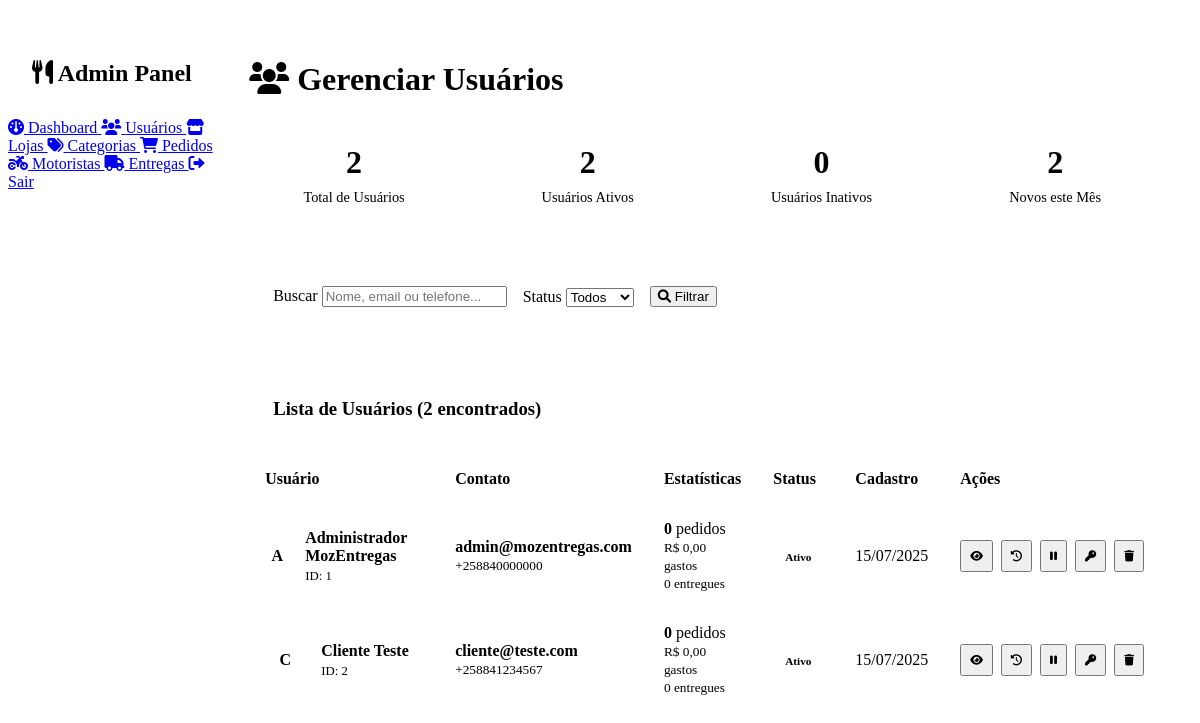
The app's page /admin/usuarios.php (signed in) with its own data.
### tables this page shows
CREATE TABLE IF NOT EXISTS usuarios (
    id INT AUTO_INCREMENT PRIMARY KEY,
    nome VARCHAR(100) NOT NULL,
    email VARCHAR(150) UNIQUE NOT NULL,
    telefone VARCHAR(20) UNIQUE,
    senha VARCHAR(255) NOT NULL,
    endereco TEXT,
    data_nascimento DATE,
    ativo BOOLEAN DEFAULT TRUE,
    email_verificado BOOLEAN DEFAULT FALSE,
    is_admin BOOLEAN DEFAULT FALSE,  
    token_verificacao VARCHAR(100),
    token_recuperacao VARCHAR(100),
    expiracao_token_recuperacao DATETIME,
    created_at TIMESTAMP DEFAULT CURRENT_TIMESTAMP,
    updated_at TIMESTAMP DEFAULT CURRENT_TIMESTAMP ON UPDATE CURRENT_TIMESTAMP,
    
     
    INDEX idx_email (email),
    INDEX idx_telefone (telefone),
    INDEX idx_ativo (ativo),
    INDEX idx_is_admin (is_admin)
);

### admin/usuarios.php (the view, shortened to what this page needs)
<?php
$pdo = getConnection();
$search = $_GET['search'] ?? '';
$page = intval($_GET['page'] ?? 1);
$per_page = 20;
$offset = ($page - 1) * $per_page;
$where_conditions = [];
$params = [];
$where_clause = $where_conditions ? 'WHERE ' . implode(' AND ', $where_conditions) : '';
$count_sql = "SELECT COUNT(*) FROM usuarios $where_clause";
$stmt = $pdo->prepare($count_sql);
$stmt->execute($params);
$total_users = $stmt->fetchColumn();
$sql = "
    SELECT u.*,
           COUNT(p.id) as total_pedidos,
           COALESCE(SUM(p.total), 0) as total_gasto,
           MAX(p.created_at) as ultimo_pedido,
           COUNT(CASE WHEN p.status = 'entregue' THEN 1 END) as pedidos_entregues
    FROM usuarios u
    LEFT JOIN pedidos p ON u.id = p.usuario_id
    $where_clause
    GROUP BY u.id
    ORDER BY u.created_at DESC
    LIMIT $per_page OFFSET $offset
";
$stmt = $pdo->prepare($sql);
$stmt->execute($params);
$usuarios = $stmt->fetchAll();
$stats_sql = "
    SELECT
        COUNT(*) as total_usuarios,
        COUNT(CASE WHEN ativo = 1 THEN 1 END) as usuarios_ativos,
        COUNT(CASE WHEN ativo = 0 THEN 1 END) as usuarios_inativos,
        COUNT(CASE WHEN created_at >= DATE_SUB(NOW(), INTERVAL 30 DAY) THEN 1 END) as novos_usuarios_mes
    FROM usuarios
";
$stmt = $pdo->query($stats_sql);
$stats = $stmt->fetch();
?>
<!DOCTYPE html>
<html lang="pt">
<head>
    <link rel="stylesheet" href="https://cdnjs.cloudflare.com/ajax/libs/font-awesome/6.0.0/css/all.min.css">
</head>
<body>
    <div class="admin-container">
        <div class="admin-sidebar">
            <div class="admin-nav">
                <h2 style="padding: 0 1.5rem; margin-bottom: 2rem; color: var(--primary-red);">
                    <i class="fas fa-utensils"></i> Admin Panel
                </h2>
                <a href="index.php" class="nav-link">
                    <i class="fas fa-dashboard"></i> Dashboard
                </a>
                <a href="usuarios.php" class="nav-link active">
                    <i class="fas fa-users"></i> Usuários
                </a>
                <a href="lojas.php" class="nav-link">
                    <i class="fas fa-store"></i> Lojas
                </a>
                <a href="categorias.php" class="nav-link">
                    <i class="fas fa-tags"></i> Categorias
                </a>
                <a href="pedidos.php" class="nav-link">
                    <i class="fas fa-shopping-cart"></i> Pedidos
                </a>
                <a href="motoristas.php" class="nav-link">
                    <i class="fas fa-motorcycle"></i> Motoristas
                </a>
                <a href="entregas.php" class="nav-link">
                    <i class="fas fa-truck"></i> Entregas
                </a>
                <a href="logout.php" class="nav-link">
                    <i class="fas fa-sign-out-alt"></i> Sair
                </a>
            </div>
        </div>
        <div class="admin-main">
            <div class="admin-header">
                <h1><i class="fas fa-users"></i> Gerenciar Usuários</h1>
            </div>
            <div class="stats-grid">
                <div class="stat-card">
                    <div class="stat-number"><?= $stats['total_usuarios'] ?></div>
                    <div class="stat-label">Total de Usuários</div>
                </div>
                <div class="stat-card">
                    <div class="stat-number"><?= $stats['usuarios_ativos'] ?></div>
                    <div class="stat-label">Usuários Ativos</div>
                </div>
                <div class="stat-card">
                    <div class="stat-number"><?= $stats['usuarios_inativos'] ?></div>
                    <div class="stat-label">Usuários Inativos</div>
                </div>
                <div class="stat-card">
                    <div class="stat-number"><?= $stats['novos_usuarios_mes'] ?></div>
                    <div class="stat-label">Novos este Mês</div>
                </div>
            </div>
            <div class="filters-section">
                <form method="GET" class="filters-form">
                    <div class="form-group">
                        <label class="form-label">Buscar</label>
                        <input type="text" name="search" class="form-input"
                               placeholder="Nome, email ou telefone..."
                               value="<?= htmlspecialchars($search) ?>">
                    </div>
                    <div class="form-group">
                        <label class="form-label">Status</label>
                        <select name="status" class="form-select">
                            <option value="">Todos</option>
                        </select>
                    </div>
                    <div class="form-group">
                        <button type="submit" class="btn btn-primary">
                            <i class="fas fa-search"></i> Filtrar
                        </button>
                    </div>
                </form>
            </div>
            <div class="users-table">
                <div class="table-header">
                    <h3>Lista de Usuários (<?= $total_users ?> encontrados)</h3>
                </div>
                <div class="table-content">
                    <table>
                        <thead>
                            <tr>
                                <th>Usuário</th>
                                <th>Contato</th>
                                <th>Estatísticas</th>
                                <th>Status</th>
                                <th>Cadastro</th>
                                <th>Ações</th>
                            </tr>
                        </thead>
                        <tbody>
                            <?php foreach ($usuarios as $usuario): ?>
                            <tr>
                                <td>
                                    <div class="user-info">
                                        <div class="user-avatar">
                                            <?= strtoupper(substr($usuario['nome'], 0, 1)) ?>
                                        </div>
                                        <div class="user-details">
                                            <h4><?= htmlspecialchars($usuario['nome']) ?></h4>
                                            <p>ID: <?= $usuario['id'] ?></p>
                                        </div>
                                    </div>
                                </td>
                                <td>
                                    <div>
                                        <strong><?= htmlspecialchars($usuario['email']) ?></strong><br>
                                        <small><?= htmlspecialchars($usuario['telefone']) ?></small>
                                    </div>
                                </td>
                                <td>
                                    <div>
                                        <strong><?= $usuario['total_pedidos'] ?></strong> pedidos<br>
                                        <small>R$ <?= number_format($usuario['total_gasto'], 2, ',', '.') ?> gastos</small><br>
                                        <small><?= $usuario['pedidos_entregues'] ?> entregues</small>
                                    </div>
                                </td>
                                <td>
                                    <span class="status-badge <?= $usuario['ativo'] ? 'status-active' : 'status-inactive' ?>">
                                        <?= $usuario['ativo'] ? 'Ativo' : 'Inativo' ?>
                                    </span>
                                </td>
                                <td>
                                    <div>
                                        <?= date('d/m/Y', strtotime($usuario['created_at'])) ?><br>
                                    </div>
                                </td>
                                <td>
                                    <div class="action-buttons">
                                        <button class="btn btn-outline btn-sm" onclick="viewUserDetails(<?= $usuario['id'] ?>)">
                                            <i class="fas fa-eye"></i>
                                        </button>
                                        <button class="btn btn-warning btn-sm" onclick="viewUserActivity(<?= $usuario['id'] ?>)">
                                            <i class="fas fa-history"></i>
                                        </button>
                                        <form method="POST" style="display: inline;">
                                            <button type="submit" class="btn <?= $usuario['ativo'] ? 'btn-warning' : 'btn-success' ?> btn-sm">
                                                <i class="fas fa-<?= $usuario['ativo'] ? 'pause' : 'play' ?>"></i>
                                            </button>
                                        </form>
                                        <button class="btn btn-primary btn-sm" onclick="resetPassword(<?= $usuario['id'] ?>)">
                                            <i class="fas fa-key"></i>
                                        </button>
                                        <button class="btn btn-danger btn-sm" onclick="deleteUser(<?= $usuario['id'] ?>, '<?= htmlspecialchars($usuario['nome']) ?>')">
                                            <i class="fas fa-trash"></i>
                                        </button>
                                    </div>
                                </td>
                            </tr>
                            <?php endforeach; ?>
                        </tbody>
                    </table>
                </div>
            </div>
        </div>
    </div>
</body>
</html>

### admin/usuarios.php (style rules this page uses)
.admin-container { display: flex; min-height: 100vh; }
.admin-sidebar { width: 250px; background: var(--white); box-shadow: var(--shadow-md); padding: 2rem 0; }
.admin-main { flex: 1; padding: 2rem; background: var(--gray-50); }
.stats-grid { display: grid; grid-template-columns: repeat(auto-fit, minmax(200px, 1fr)); gap: 1.5rem; margin-bottom: 2rem; }
.stat-card { background: var(--white); padding: 1.5rem; border-radius: var(--radius-lg); box-shadow: var(--shadow-sm); text-align: center; }
.stat-number { font-size: 2rem; font-weight: bold; color: var(--primary-red); margin-bottom: 0.5rem; }
.stat-label { color: var(--gray-600); font-size: 0.9rem; }
.filters-section { background: var(--white); padding: 1.5rem; border-radius: var(--radius-lg); box-shadow: var(--shadow-sm); margin-bottom: 2rem; }
.filters-form { display: flex; gap: 1rem; align-items: end; flex-wrap: wrap; }
.users-table { background: var(--white); border-radius: var(--radius-lg); box-shadow: var(--shadow-sm); overflow: hidden; }
.table-header { background: var(--gray-100); padding: 1rem 1.5rem; border-bottom: 1px solid var(--gray-200); }
.table-content { overflow-x: auto; }
table { width: 100%; border-collapse: collapse; }
th, td { padding: 1rem; text-align: left; border-bottom: 1px solid var(--gray-200); }
th { background: var(--gray-50); font-weight: 600; color: var(--gray-700); }
.user-avatar { width: 40px; height: 40px; border-radius: 50%; background: var(--gradient-primary); display: flex; align-items: center; justify-content: center; color: var(--white); font-weight: bold; margin-right: 1rem; }
.user-info { display: flex; align-items: center; }
.user-details h4 { margin: 0 0 0.25rem 0; color: var(--gray-800); }
.user-details p { margin: 0; color: var(--gray-600); font-size: 0.8rem; }
.status-badge { padding: 0.25rem 0.75rem; border-radius: var(--radius-full); font-size: 0.7rem; font-weight: 600; }
.status-active { background: var(--light-green); color: var(--primary-green); }
.action-buttons { display: flex; gap: 0.5rem; }
.btn-sm { padding: 0.5rem; font-size: 0.7rem; min-width: auto; }

### records on screen
usuarios: nome "A", nome "Administrador MozEntregas", id "1", email "admin@mozentregas.com", telefone "+258840000000", total_pedidos "0", total_gasto "0,00", pedidos_entregues "0", ativo "Ativo", created_at "15/07/2025"
usuarios: nome "C", nome "Cliente Teste", id "2", email "cliente@teste.com", telefone "+258841234567", total_pedidos "0", total_gasto "0,00", pedidos_entregues "0", ativo "Ativo", created_at "15/07/2025"

### other values on screen
$stats['total_usuarios'] "2"
$stats['usuarios_ativos'] "2"
$stats['usuarios_inativos'] "0"
$stats['novos_usuarios_mes'] "2"
$total_users "2"
